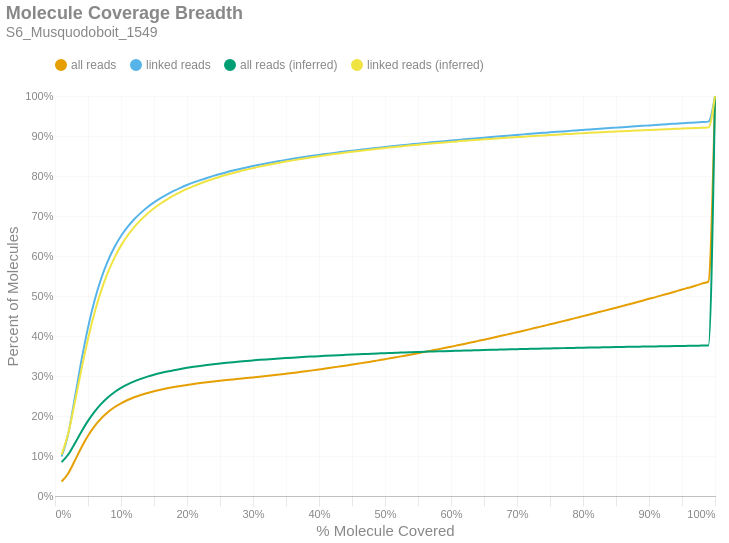

Notebook code for this chart:
### Markdown cell above
### Molecule Read Coverage
This chart shows molecule coverage breadth as computed by the number of bases aligned to that molecule. In other words, "*how much of each unique long molecule is actually sequenced/aligned?*" Keep in mind there is a distinction between sequences and alignments, since some sequences belonging to a particular molecule may not align well and wouldn't appear in the alignment data. This chart also shows molecule coverage breadth as computed by the *inferred fragment* from which the aligned sequences originate. Unlike read coverage, this calculation takes into account the total insert size, including unsequenced gaps between the forward and reverse reads. Like the previous figures, these are cumulative percents.

### Code cell
if SKIPLR:
    print_html(f"Skipped")
else:
    binned_df = consolidated_hist(valids['coverage_bp'], mask, 0.01, True)
    binned_df_inf = consolidated_hist(valids['coverage_inserts'], mask, 0.01, True)
    binned_df = binned_df.with_columns(pl.lit(binned_df_inf['all reads (cumsum)']).alias('all reads (inferred)'))
    binned_df = binned_df.with_columns(pl.lit(binned_df_inf['linked reads (cumsum)']).alias('linked reads (inferred)'))
    binned_df = binned_df.with_columns(
        (pl.col('bin').cast(pl.Float64) + 0.01).alias('right_edge')
    )

    with SafeRender(binned_df):
        (
            density_plot(binned_df, 'Molecule Coverage Breadth', samplename, 'molcov', ['all reads (inferred)','linked reads (inferred)'])
            .encode(
                #x=alt.X('bin:Q', title="% Molecule Covered").axis(format = '%').scale(padding=0),
                x=alt.X('right_edge:Q', title="% Molecule Covered").axis(format='%').scale(padding=0),
                y=alt.Y('value:Q', title='Percent of Molecules')
                    .axis(format='%')
                    .stack(False)
                    .scale(domainMin=0, padding=0),
                color=alt.Color("key:N").scale(domain = ["all reads", "linked reads", "all reads (inferred)", "linked reads (inferred)"]),
                tooltip = [
                    alt.Tooltip("key:N", title = "Data Type"),
                    alt.Tooltip("range_label:N", title="% Molecule Covered"),
                    alt.Tooltip("value:Q", format = ".2%", title="% Molecules")
                ]
            )
        ).display()

### Figure 1 — Vega-Lite specification as saved in the notebook (floating-point values rounded to 4 significant figures)
{"width": "container", "height": 400, "config": {"title": {"anchor": "start", "dy": -15, "fontSize": 18, "color": "#888888", "subtitleColor": "#888888", "subtitleFontSize": 14}, "arc": {"fill": "#0072B2"}, "axis": {"domainColor": "#888888", "domainWidth": 0.5, "gridWidth": 0.2, "grid": false, "titleFontWeight": 400, "titleFontSize": 15, "labelFontSize": 11, "labelColor": "#888888", "tickColor": "#888888", "tickWidth": 0.2, "titleColor": "#888888"}, "axisBand": {"grid": false}, "axisX": {"grid": true, "tickSize": 10, "domainCap": "round"}, "axisY": {"domain": false, "grid": true, "tickSize": 0, "domainCap": "round"}, "background": "transparent", "header": {"labelFontSize": 15, "labelColor": "#888888", "titleFontSize": 15, "titleFontWeight": 600, "titleColor": "#888888"}, "legend": {"labelFont": "sans-serif", "labelFontSize": 12, "labelColor": "#888888", "symbolSize": 100, "symbolType": "circle", "titleFontSize": 12, "titlePadding": 10, "titleColor": "#888888", "title": null, "orient": "top"}, "range": {"category": ["#E69F00", "#56B4E9", "#009E73", "#F0E442", "#0072B2", "#D55E00", "#CC79A7", "#000000"], "diverging": ["#cfe8f3", "#a2d4ec", "#73bfe2", "#46abdb", "#1696d2", "#12719e"]}, "area": {"fill": "#0072B2", "fillOpacity": 0.7, "line": true, "strokeOpacity": 0.7}, "line": {"color": "#0072B2", "stroke": "#0072B2", "strokeWidth": 2}, "trail": {"color": "#0072B2", "stroke": "#0072B2", "strokeWidth": 0, "size": 1}, "point": {"filled": true, "fillOpacity": 1.0, "size": 95}, "text": {"color": "#888888", "fontSize": 11, "align": "right", "fontWeight": 400, "size": 11}, "bar": {"fill": "#0072B2", "stroke": null}, "view": {"stroke": null, "continuousWidth": 660, "continuousHeight": 400}}, "data": {"name": "data-42227e35724d557f4cd9077f812ba438"}, "mark": {"type": "line", "interpolate": "monotone", "point": {"opacity": 0, "size": 275}}, "encoding": {"color": {"field": "key", "scale": {"domain": ["all reads", "linked reads", "all reads (inferred)", "linked reads (inferred)"]}, "type": "nominal"}, "tooltip": [{"field": "key", "title": "Data Type", "type": "nominal"}, {"field": "range_label", "title": "% Molecule Covered", "type": "nominal"}, {"field": "value", "format": ".2%", "title": "% Molecules", "type": "quantitative"}], "x": {"axis": {"format": "%"}, "field": "right_edge", "scale": {"padding": 0}, "title": "% Molecule Covered", "type": "quantitative"}, "y": {"axis": {"format": "%"}, "field": "value", "scale": {"domainMin": 0, "padding": 0}, "stack": false, "title": "Percent of Molecules", "type": "quantitative"}}, "params": [{"name": "param_c36ac31b6afebe62", "select": {"type": "point", "fields": ["key"]}, "bind": "legend"}], "title": {"text": "Molecule Coverage Breadth", "subtitle": "S6_Musquodoboit_1549"}, "transform": [{"fold": ["all reads (cumsum)", "linked reads (cumsum)", "all reads (inferred)", "linked reads (inferred)"]}, {"calculate": "replace(datum.key, ' (cumsum)', '')", "as": "key"}, {"filter": {"param": "param_c36ac31b6afebe62"}}], "usermeta": {"embedOptions": {"downloadFileName": "S6_Musquodoboit_1549.molcov"}}, "$schema": "https://vega.github.io/schema/vega-lite/v6.1.0.json", "datasets": {"data-42227e35724d557f4cd9077f812ba438": [{"bin": "0.0", "interval": "0.0-0.01", "all reads": 0.0361, "linked reads": 0.09874, "all reads (cumsum)": 0.0361, "linked reads (cumsum)": 0.09874, "range_label": "0.0-0.01", "all reads (inferred)": 0.08469, "linked reads (inferred)": 0.1031, "right_edge": 0.01}, {"bin": "0.01", "interval": "0.01-0.02", "all reads": 0.02029, "linked reads": 0.05639, "all reads (cumsum)": 0.05638, "linked reads (cumsum)": 0.1551, "range_label": "0.01-0.02", "all reads (inferred)": 0.1038, "linked reads (inferred)": 0.1561, "right_edge": 0.02}, {"bin": "0.02", "interval": "0.02-0.03", "all reads": 0.03181, "linked reads": 0.08939, "all reads (cumsum)": 0.08819, "linked reads (cumsum)": 0.2445, "range_label": "0.02-0.03", "all reads (inferred)": 0.1315, "linked reads (inferred)": 0.2339, "right_edge": 0.03}, {"bin": "0.03", "interval": "0.03-0.04", "all reads": 0.03322, "linked reads": 0.09363, "all reads (cumsum)": 0.1214, "linked reads (cumsum)": 0.3382, "range_label": "0.03-0.04", "all reads (inferred)": 0.1608, "linked reads (inferred)": 0.3165, "right_edge": 0.04}, {"bin": "0.04", "interval": "0.04-0.05", "all reads": 0.0293, "linked reads": 0.08273, "all reads (cumsum)": 0.1507, "linked reads (cumsum)": 0.4209, "range_label": "0.04-0.05", "all reads (inferred)": 0.1877, "linked reads (inferred)": 0.3927, "right_edge": 0.05}, {"bin": "0.05", "interval": "0.05-0.06", "all reads": 0.02417, "linked reads": 0.06824, "all reads (cumsum)": 0.1749, "linked reads (cumsum)": 0.4891, "range_label": "0.05-0.06", "all reads (inferred)": 0.211, "linked reads (inferred)": 0.4586, "right_edge": 0.06}, {"bin": "0.06", "interval": "0.06-0.07", "all reads": 0.01932, "linked reads": 0.05456, "all reads (cumsum)": 0.1942, "linked reads (cumsum)": 0.5437, "range_label": "0.06-0.07", "all reads (inferred)": 0.2304, "linked reads (inferred)": 0.5134, "right_edge": 0.07}, {"bin": "0.07", "interval": "0.07-0.08", "all reads": 0.01539, "linked reads": 0.04343, "all reads (cumsum)": 0.2096, "linked reads (cumsum)": 0.5871, "range_label": "0.07-0.08", "all reads (inferred)": 0.2462, "linked reads (inferred)": 0.5583, "right_edge": 0.08}, {"bin": "0.08", "interval": "0.08-0.09", "all reads": 0.01227, "linked reads": 0.0346, "all reads (cumsum)": 0.2219, "linked reads (cumsum)": 0.6217, "range_label": "0.08-0.09", "all reads (inferred)": 0.2593, "linked reads (inferred)": 0.5954, "right_edge": 0.09}, {"bin": "0.09", "interval": "0.09-0.1", "all reads": 0.009992, "linked reads": 0.0281, "all reads (cumsum)": 0.2319, "linked reads (cumsum)": 0.6498, "range_label": "0.09-0.1", "all reads (inferred)": 0.2702, "linked reads (inferred)": 0.626, "right_edge": 0.1}, {"bin": "0.1", "interval": "0.1-0.11", "all reads": 0.008164, "linked reads": 0.02293, "all reads (cumsum)": 0.24, "linked reads (cumsum)": 0.6727, "range_label": "0.1-0.11", "all reads (inferred)": 0.2791, "linked reads (inferred)": 0.6511, "right_edge": 0.11}, {"bin": "0.11", "interval": "0.11-0.12", "all reads": 0.006797, "linked reads": 0.01905, "all reads (cumsum)": 0.2468, "linked reads (cumsum)": 0.6918, "range_label": "0.11-0.12", "all reads (inferred)": 0.2866, "linked reads (inferred)": 0.6723, "right_edge": 0.12}, {"bin": "0.12", "interval": "0.12-0.13", "all reads": 0.005736, "linked reads": 0.01606, "all reads (cumsum)": 0.2526, "linked reads (cumsum)": 0.7078, "range_label": "0.12-0.13", "all reads (inferred)": 0.2929, "linked reads (inferred)": 0.6903, "right_edge": 0.13}, {"bin": "0.13", "interval": "0.13-0.14", "all reads": 0.005019, "linked reads": 0.01405, "all reads (cumsum)": 0.2576, "linked reads (cumsum)": 0.7219, "range_label": "0.13-0.14", "all reads (inferred)": 0.2984, "linked reads (inferred)": 0.7057, "right_edge": 0.14}, {"bin": "0.14", "interval": "0.14-0.15", "all reads": 0.004346, "linked reads": 0.01213, "all reads (cumsum)": 0.2619, "linked reads (cumsum)": 0.734, "range_label": "0.14-0.15", "all reads (inferred)": 0.3032, "linked reads (inferred)": 0.7193, "right_edge": 0.15}, {"bin": "0.15", "interval": "0.15-0.16", "all reads": 0.003846, "linked reads": 0.0107, "all reads (cumsum)": 0.2658, "linked reads (cumsum)": 0.7447, "range_label": "0.15-0.16", "all reads (inferred)": 0.3075, "linked reads (inferred)": 0.7312, "right_edge": 0.16}, {"bin": "0.16", "interval": "0.16-0.17", "all reads": 0.003422, "linked reads": 0.009502, "all reads (cumsum)": 0.2692, "linked reads (cumsum)": 0.7542, "range_label": "0.16-0.17", "all reads (inferred)": 0.3112, "linked reads (inferred)": 0.7417, "right_edge": 0.17}, {"bin": "0.17", "interval": "0.17-0.18", "all reads": 0.003104, "linked reads": 0.00854, "all reads (cumsum)": 0.2723, "linked reads (cumsum)": 0.7628, "range_label": "0.17-0.18", "all reads (inferred)": 0.3146, "linked reads (inferred)": 0.7513, "right_edge": 0.18}, {"bin": "0.18", "interval": "0.18-0.19", "all reads": 0.002814, "linked reads": 0.007715, "all reads (cumsum)": 0.2751, "linked reads (cumsum)": 0.7705, "range_label": "0.18-0.19", "all reads (inferred)": 0.3176, "linked reads (inferred)": 0.7598, "right_edge": 0.19}, {"bin": "0.19", "interval": "0.19-0.2", "all reads": 0.002605, "linked reads": 0.007099, "all reads (cumsum)": 0.2777, "linked reads (cumsum)": 0.7776, "range_label": "0.19-0.2", "all reads (inferred)": 0.3204, "linked reads (inferred)": 0.7677, "right_edge": 0.2}, {"bin": "0.2", "interval": "0.2-0.21", "all reads": 0.002366, "linked reads": 0.0064, "all reads (cumsum)": 0.2801, "linked reads (cumsum)": 0.784, "range_label": "0.2-0.21", "all reads (inferred)": 0.323, "linked reads (inferred)": 0.7748, "right_edge": 0.21}, {"bin": "0.21", "interval": "0.21-0.22", "all reads": 0.002162, "linked reads": 0.005809, "all reads (cumsum)": 0.2823, "linked reads (cumsum)": 0.7898, "range_label": "0.21-0.22", "all reads (inferred)": 0.3253, "linked reads (inferred)": 0.7813, "right_edge": 0.22}, {"bin": "0.22", "interval": "0.22-0.23", "all reads": 0.002034, "linked reads": 0.00539, "all reads (cumsum)": 0.2843, "linked reads (cumsum)": 0.7952, "range_label": "0.22-0.23", "all reads (inferred)": 0.3274, "linked reads (inferred)": 0.7874, "right_edge": 0.23}, {"bin": "0.23", "interval": "0.23-0.24", "all reads": 0.001936, "linked reads": 0.005081, "all reads (cumsum)": 0.2862, "linked reads (cumsum)": 0.8002, "range_label": "0.23-0.24", "all reads (inferred)": 0.3294, "linked reads (inferred)": 0.793, "right_edge": 0.24}, {"bin": "0.24", "interval": "0.24-0.25", "all reads": 0.001864, "linked reads": 0.004855, "all reads (cumsum)": 0.2881, "linked reads (cumsum)": 0.8051, "range_label": "0.24-0.25", "all reads (inferred)": 0.3313, "linked reads (inferred)": 0.7982, "right_edge": 0.25}, {"bin": "0.25", "interval": "0.25-0.26", "all reads": 0.001736, "linked reads": 0.004458, "all reads (cumsum)": 0.2898, "linked reads (cumsum)": 0.8096, "range_label": "0.25-0.26", "all reads (inferred)": 0.333, "linked reads (inferred)": 0.803, "right_edge": 0.26}, {"bin": "0.26", "interval": "0.26-0.27", "all reads": 0.001645, "linked reads": 0.004134, "all reads (cumsum)": 0.2915, "linked reads (cumsum)": 0.8137, "range_label": "0.26-0.27", "all reads (inferred)": 0.3346, "linked reads (inferred)": 0.8076, "right_edge": 0.27}, {"bin": "0.27", "interval": "0.27-0.28", "all reads": 0.001615, "linked reads": 0.003885, "all reads (cumsum)": 0.2931, "linked reads (cumsum)": 0.8176, "range_label": "0.27-0.28", "all reads (inferred)": 0.3362, "linked reads (inferred)": 0.8119, "right_edge": 0.28}, {"bin": "0.28", "interval": "0.28-0.29", "all reads": 0.001652, "linked reads": 0.003688, "all reads (cumsum)": 0.2947, "linked reads (cumsum)": 0.8213, "range_label": "0.28-0.29", "all reads (inferred)": 0.3376, "linked reads (inferred)": 0.8159, "right_edge": 0.29}, {"bin": "0.29", "interval": "0.29-0.3", "all reads": 0.001703, "linked reads": 0.003545, "all reads (cumsum)": 0.2964, "linked reads (cumsum)": 0.8248, "range_label": "0.29-0.3", "all reads (inferred)": 0.339, "linked reads (inferred)": 0.8198, "right_edge": 0.3}, {"bin": "0.3", "interval": "0.3-0.31", "all reads": 0.001726, "linked reads": 0.003326, "all reads (cumsum)": 0.2982, "linked reads (cumsum)": 0.8281, "range_label": "0.3-0.31", "all reads (inferred)": 0.3403, "linked reads (inferred)": 0.8235, "right_edge": 0.31}, {"bin": "0.31", "interval": "0.31-0.32", "all reads": 0.001813, "linked reads": 0.00323, "all reads (cumsum)": 0.3, "linked reads (cumsum)": 0.8314, "range_label": "0.31-0.32", "all reads (inferred)": 0.3416, "linked reads (inferred)": 0.8269, "right_edge": 0.32}, {"bin": "0.32", "interval": "0.32-0.33", "all reads": 0.001872, "linked reads": 0.003141, "all reads (cumsum)": 0.3018, "linked reads (cumsum)": 0.8345, "range_label": "0.32-0.33", "all reads (inferred)": 0.3427, "linked reads (inferred)": 0.8302, "right_edge": 0.33}, {"bin": "0.33", "interval": "0.33-0.34", "all reads": 0.001878, "linked reads": 0.002916, "all reads (cumsum)": 0.3037, "linked reads (cumsum)": 0.8374, "range_label": "0.33-0.34", "all reads (inferred)": 0.3438, "linked reads (inferred)": 0.8332, "right_edge": 0.34}, {"bin": "0.34", "interval": "0.34-0.35", "all reads": 0.001978, "linked reads": 0.002852, "all reads (cumsum)": 0.3057, "linked reads (cumsum)": 0.8403, "range_label": "0.34-0.35", "all reads (inferred)": 0.3449, "linked reads (inferred)": 0.8362, "right_edge": 0.35}, {"bin": "0.35", "interval": "0.35-0.36", "all reads": 0.002, "linked reads": 0.002676, "all reads (cumsum)": 0.3077, "linked reads (cumsum)": 0.843, "range_label": "0.35-0.36", "all reads (inferred)": 0.3459, "linked reads (inferred)": 0.8391, "right_edge": 0.36}, {"bin": "0.36", "interval": "0.36-0.37", "all reads": 0.002082, "linked reads": 0.002538, "all reads (cumsum)": 0.3098, "linked reads (cumsum)": 0.8455, "range_label": "0.36-0.37", "all reads (inferred)": 0.3469, "linked reads (inferred)": 0.8418, "right_edge": 0.37}, {"bin": "0.37", "interval": "0.37-0.38", "all reads": 0.002114, "linked reads": 0.002519, "all reads (cumsum)": 0.3119, "linked reads (cumsum)": 0.848, "range_label": "0.37-0.38", "all reads (inferred)": 0.3479, "linked reads (inferred)": 0.8445, "right_edge": 0.38}, {"bin": "0.38", "interval": "0.38-0.39", "all reads": 0.002176, "linked reads": 0.002388, "all reads (cumsum)": 0.3141, "linked reads (cumsum)": 0.8504, "range_label": "0.38-0.39", "all reads (inferred)": 0.3488, "linked reads (inferred)": 0.847, "right_edge": 0.39}, {"bin": "0.39", "interval": "0.39-0.4", "all reads": 0.002281, "linked reads": 0.002373, "all reads (cumsum)": 0.3164, "linked reads (cumsum)": 0.8528, "range_label": "0.39-0.4", "all reads (inferred)": 0.3497, "linked reads (inferred)": 0.8494, "right_edge": 0.4}, {"bin": "0.4", "interval": "0.4-0.41", "all reads": 0.002287, "linked reads": 0.002202, "all reads (cumsum)": 0.3186, "linked reads (cumsum)": 0.855, "range_label": "0.4-0.41", "all reads (inferred)": 0.3505, "linked reads (inferred)": 0.8518, "right_edge": 0.41}, {"bin": "0.41", "interval": "0.41-0.42", "all reads": 0.002361, "linked reads": 0.002231, "all reads (cumsum)": 0.321, "linked reads (cumsum)": 0.8572, "range_label": "0.41-0.42", "all reads (inferred)": 0.3513, "linked reads (inferred)": 0.8541, "right_edge": 0.42}, {"bin": "0.42", "interval": "0.42-0.43", "all reads": 0.00243, "linked reads": 0.002072, "all reads (cumsum)": 0.3234, "linked reads (cumsum)": 0.8593, "range_label": "0.42-0.43", "all reads (inferred)": 0.3521, "linked reads (inferred)": 0.8563, "right_edge": 0.43}, {"bin": "0.43", "interval": "0.43-0.44", "all reads": 0.002476, "linked reads": 0.002028, "all reads (cumsum)": 0.3259, "linked reads (cumsum)": 0.8613, "range_label": "0.43-0.44", "all reads (inferred)": 0.3529, "linked reads (inferred)": 0.8585, "right_edge": 0.44}, {"bin": "0.44", "interval": "0.44-0.45", "all reads": 0.00257, "linked reads": 0.002012, "all reads (cumsum)": 0.3285, "linked reads (cumsum)": 0.8633, "range_label": "0.44-0.45", "all reads (inferred)": 0.3537, "linked reads (inferred)": 0.8606, "right_edge": 0.45}, {"bin": "0.45", "interval": "0.45-0.46", "all reads": 0.002566, "linked reads": 0.001916, "all reads (cumsum)": 0.331, "linked reads (cumsum)": 0.8652, "range_label": "0.45-0.46", "all reads (inferred)": 0.3544, "linked reads (inferred)": 0.8626, "right_edge": 0.46}, {"bin": "0.46", "interval": "0.46-0.47", "all reads": 0.002605, "linked reads": 0.001813, "all reads (cumsum)": 0.3336, "linked reads (cumsum)": 0.867, "range_label": "0.46-0.47", "all reads (inferred)": 0.3551, "linked reads (inferred)": 0.8645, "right_edge": 0.47}, {"bin": "0.47", "interval": "0.47-0.48", "all reads": 0.00275, "linked reads": 0.001893, "all reads (cumsum)": 0.3364, "linked reads (cumsum)": 0.8689, "range_label": "0.47-0.48", "all reads (inferred)": 0.3558, "linked reads (inferred)": 0.8664, "right_edge": 0.48}, {"bin": "0.48", "interval": "0.48-0.49", "all reads": 0.002691, "linked reads": 0.001799, "all reads (cumsum)": 0.3391, "linked reads (cumsum)": 0.8707, "range_label": "0.48-0.49", "all reads (inferred)": 0.3565, "linked reads (inferred)": 0.8683, "right_edge": 0.49}, {"bin": "0.49", "interval": "0.49-0.5", "all reads": 0.003021, "linked reads": 0.00185, "all reads (cumsum)": 0.3421, "linked reads (cumsum)": 0.8726, "range_label": "0.49-0.5", "all reads (inferred)": 0.3571, "linked reads (inferred)": 0.8701, "right_edge": 0.5}, {"bin": "0.5", "interval": "0.5-0.51", "all reads": 0.002642, "linked reads": 0.0017, "all reads (cumsum)": 0.3448, "linked reads (cumsum)": 0.8743, "range_label": "0.5-0.51", "all reads (inferred)": 0.3577, "linked reads (inferred)": 0.8718, "right_edge": 0.51}, {"bin": "0.51", "interval": "0.51-0.52", "all reads": 0.00303, "linked reads": 0.001711, "all reads (cumsum)": 0.3478, "linked reads (cumsum)": 0.876, "range_label": "0.51-0.52", "all reads (inferred)": 0.3583, "linked reads (inferred)": 0.8735, "right_edge": 0.52}, {"bin": "0.52", "interval": "0.52-0.53", "all reads": 0.002977, "linked reads": 0.001687, "all reads (cumsum)": 0.3508, "linked reads (cumsum)": 0.8777, "range_label": "0.52-0.53", "all reads (inferred)": 0.3589, "linked reads (inferred)": 0.8751, "right_edge": 0.53}, {"bin": "0.53", "interval": "0.53-0.54", "all reads": 0.003084, "linked reads": 0.00163, "all reads (cumsum)": 0.3538, "linked reads (cumsum)": 0.8793, "range_label": "0.53-0.54", "all reads (inferred)": 0.3595, "linked reads (inferred)": 0.8766, "right_edge": 0.54}, {"bin": "0.54", "interval": "0.54-0.55", "all reads": 0.003052, "linked reads": 0.001625, "all reads (cumsum)": 0.3569, "linked reads (cumsum)": 0.8809, "range_label": "0.54-0.55", "all reads (inferred)": 0.3601, "linked reads (inferred)": 0.8782, "right_edge": 0.55}, {"bin": "0.55", "interval": "0.55-0.56", "all reads": 0.0032, "linked reads": 0.001584, "all reads (cumsum)": 0.3601, "linked reads (cumsum)": 0.8825, "range_label": "0.55-0.56", "all reads (inferred)": 0.3606, "linked reads (inferred)": 0.8797, "right_edge": 0.56}, {"bin": "0.56", "interval": "0.56-0.57", "all reads": 0.003254, "linked reads": 0.001561, "all reads (cumsum)": 0.3633, "linked reads (cumsum)": 0.8841, "range_label": "0.56-0.57", "all reads (inferred)": 0.3611, "linked reads (inferred)": 0.8811, "right_edge": 0.57}, {"bin": "0.57", "interval": "0.57-0.58", "all reads": 0.003218, "linked reads": 0.001506, "all reads (cumsum)": 0.3666, "linked reads (cumsum)": 0.8856, "range_label": "0.57-0.58", "all reads (inferred)": 0.3617, "linked reads (inferred)": 0.8826, "right_edge": 0.58}, {"bin": "0.58", "interval": "0.58-0.59", "all reads": 0.003296, "linked reads": 0.001531, "all reads (cumsum)": 0.3699, "linked reads (cumsum)": 0.8871, "range_label": "0.58-0.59", "all reads (inferred)": 0.3622, "linked reads (inferred)": 0.884, "right_edge": 0.59}, {"bin": "0.59", "interval": "0.59-0.6", "all reads": 0.003425, "linked reads": 0.001506, "all reads (cumsum)": 0.3733, "linked reads (cumsum)": 0.8886, "range_label": "0.59-0.6", "all reads (inferred)": 0.3627, "linked reads (inferred)": 0.8853, "right_edge": 0.6}, {"bin": "0.6", "interval": "0.6-0.61", "all reads": 0.003327, "linked reads": 0.001468, "all reads (cumsum)": 0.3766, "linked reads (cumsum)": 0.8901, "range_label": "0.6-0.61", "all reads (inferred)": 0.3631, "linked reads (inferred)": 0.8866, "right_edge": 0.61}, {"bin": "0.61", "interval": "0.61-0.62", "all reads": 0.003546, "linked reads": 0.001505, "all reads (cumsum)": 0.3802, "linked reads (cumsum)": 0.8916, "range_label": "0.61-0.62", "all reads (inferred)": 0.3636, "linked reads (inferred)": 0.8878, "right_edge": 0.62}, {"bin": "0.62", "interval": "0.62-0.63", "all reads": 0.003515, "linked reads": 0.001454, "all reads (cumsum)": 0.3837, "linked reads (cumsum)": 0.8931, "range_label": "0.62-0.63", "all reads (inferred)": 0.3641, "linked reads (inferred)": 0.8891, "right_edge": 0.63}, {"bin": "0.63", "interval": "0.63-0.64", "all reads": 0.003564, "linked reads": 0.001382, "all reads (cumsum)": 0.3872, "linked reads (cumsum)": 0.8944, "range_label": "0.63-0.64", "all reads (inferred)": 0.3645, "linked reads (inferred)": 0.8903, "right_edge": 0.64}, {"bin": "0.64", "interval": "0.64-0.65", "all reads": 0.003549, "linked reads": 0.001416, "all reads (cumsum)": 0.3908, "linked reads (cumsum)": 0.8959, "range_label": "0.64-0.65", "all reads (inferred)": 0.365, "linked reads (inferred)": 0.8916, "right_edge": 0.65}, {"bin": "0.65", "interval": "0.65-0.66", "all reads": 0.003732, "linked reads": 0.001434, "all reads (cumsum)": 0.3945, "linked reads (cumsum)": 0.8973, "range_label": "0.65-0.66", "all reads (inferred)": 0.3654, "linked reads (inferred)": 0.8928, "right_edge": 0.66}, {"bin": "0.66", "interval": "0.66-0.67", "all reads": 0.003583, "linked reads": 0.001357, "all reads (cumsum)": 0.3981, "linked reads (cumsum)": 0.8986, "range_label": "0.66-0.67", "all reads (inferred)": 0.3658, "linked reads (inferred)": 0.8939, "right_edge": 0.67}, {"bin": "0.67", "interval": "0.67-0.68", "all reads": 0.003793, "linked reads": 0.001379, "all reads (cumsum)": 0.4019, "linked reads (cumsum)": 0.9, "range_label": "0.67-0.68", "all reads (inferred)": 0.3663, "linked reads (inferred)": 0.8951, "right_edge": 0.68}, {"bin": "0.68", "interval": "0.68-0.69", "all reads": 0.003743, "linked reads": 0.001359, "all reads (cumsum)": 0.4056, "linked reads (cumsum)": 0.9014, "range_label": "0.68-0.69", "all reads (inferred)": 0.3667, "linked reads (inferred)": 0.8962, "right_edge": 0.69}, {"bin": "0.69", "interval": "0.69-0.7", "all reads": 0.003873, "linked reads": 0.001345, "all reads (cumsum)": 0.4095, "linked reads (cumsum)": 0.9027, "range_label": "0.69-0.7", "all reads (inferred)": 0.3671, "linked reads (inferred)": 0.8973, "right_edge": 0.7}, {"bin": "0.7", "interval": "0.7-0.71", "all reads": 0.0038, "linked reads": 0.001338, "all reads (cumsum)": 0.4133, "linked reads (cumsum)": 0.9041, "range_label": "0.7-0.71", "all reads (inferred)": 0.3675, "linked reads (inferred)": 0.8983, "right_edge": 0.71}, {"bin": "0.71", "interval": "0.71-0.72", "all reads": 0.003871, "linked reads": 0.00127, "all reads (cumsum)": 0.4172, "linked reads (cumsum)": 0.9053, "range_label": "0.71-0.72", "all reads (inferred)": 0.3679, "linked reads (inferred)": 0.8994, "right_edge": 0.72}, {"bin": "0.72", "interval": "0.72-0.73", "all reads": 0.003979, "linked reads": 0.001236, "all reads (cumsum)": 0.4212, "linked reads (cumsum)": 0.9066, "range_label": "0.72-0.73", "all reads (inferred)": 0.3682, "linked reads (inferred)": 0.9004, "right_edge": 0.73}, {"bin": "0.73", "interval": "0.73-0.74", "all reads": 0.003883, "linked reads": 0.001264, "all reads (cumsum)": 0.425, "linked reads (cumsum)": 0.9078, "range_label": "0.73-0.74", "all reads (inferred)": 0.3686, "linked reads (inferred)": 0.9014, "right_edge": 0.74}, {"bin": "0.74", "interval": "0.74-0.75", "all reads": 0.004154, "linked reads": 0.001319, "all reads (cumsum)": 0.4292, "linked reads (cumsum)": 0.9092, "range_label": "0.74-0.75", "all reads (inferred)": 0.369, "linked reads (inferred)": 0.9024, "right_edge": 0.75}, {"bin": "0.75", "interval": "0.75-0.76", "all reads": 0.003955, "linked reads": 0.001179, "all reads (cumsum)": 0.4332, "linked reads (cumsum)": 0.9103, "range_label": "0.75-0.76", "all reads (inferred)": 0.3693, "linked reads (inferred)": 0.9034, "right_edge": 0.76}, {"bin": "0.76", "interval": "0.76-0.77", "all reads": 0.00404, "linked reads": 0.001216, "all reads (cumsum)": 0.4372, "linked reads (cumsum)": 0.9115, "range_label": "0.76-0.77", "all reads (inferred)": 0.3697, "linked reads (inferred)": 0.9043, "right_edge": 0.77}, {"bin": "0.77", "interval": "0.77-0.78", "all reads": 0.004113, "linked reads": 0.001264, "all reads (cumsum)": 0.4413, "linked reads (cumsum)": 0.9128, "range_label": "0.77-0.78", "all reads (inferred)": 0.37, "linked reads (inferred)": 0.9053, "right_edge": 0.78}, {"bin": "0.78", "interval": "0.78-0.79", "all reads": 0.004078, "linked reads": 0.001153, "all reads (cumsum)": 0.4454, "linked reads (cumsum)": 0.914, "range_label": "0.78-0.79", "all reads (inferred)": 0.3704, "linked reads (inferred)": 0.9062, "right_edge": 0.79}, {"bin": "0.79", "interval": "0.79-0.8", "all reads": 0.004292, "linked reads": 0.001182, "all reads (cumsum)": 0.4497, "linked reads (cumsum)": 0.9151, "range_label": "0.79-0.8", "all reads (inferred)": 0.3707, "linked reads (inferred)": 0.9071, "right_edge": 0.8}, {"bin": "0.8", "interval": "0.8-0.81", "all reads": 0.004055, "linked reads": 0.001179, "all reads (cumsum)": 0.4537, "linked reads (cumsum)": 0.9163, "range_label": "0.8-0.81", "all reads (inferred)": 0.3711, "linked reads (inferred)": 0.9079, "right_edge": 0.81}, {"bin": "0.81", "interval": "0.81-0.82", "all reads": 0.004189, "linked reads": 0.00113, "all reads (cumsum)": 0.4579, "linked reads (cumsum)": 0.9175, "range_label": "0.81-0.82", "all reads (inferred)": 0.3714, "linked reads (inferred)": 0.9088, "right_edge": 0.82}, {"bin": "0.82", "interval": "0.82-0.83", "all reads": 0.004331, "linked reads": 0.0012, "all reads (cumsum)": 0.4623, "linked reads (cumsum)": 0.9187, "range_label": "0.82-0.83", "all reads (inferred)": 0.3717, "linked reads (inferred)": 0.9096, "right_edge": 0.83}, {"bin": "0.83", "interval": "0.83-0.84", "all reads": 0.004286, "linked reads": 0.001157, "all reads (cumsum)": 0.4665, "linked reads (cumsum)": 0.9198, "range_label": "0.83-0.84", "all reads (inferred)": 0.372, "linked reads (inferred)": 0.9104, "right_edge": 0.84}, {"bin": "0.84", "interval": "0.84-0.85", "all reads": 0.004266, "linked reads": 0.001123, "all reads (cumsum)": 0.4708, "linked reads (cumsum)": 0.9209, "range_label": "0.84-0.85", "all reads (inferred)": 0.3723, "linked reads (inferred)": 0.9112, "right_edge": 0.85}, {"bin": "0.85", "interval": "0.85-0.86", "all reads": 0.004339, "linked reads": 0.001137, "all reads (cumsum)": 0.4751, "linked reads (cumsum)": 0.9221, "range_label": "0.85-0.86", "all reads (inferred)": 0.3726, "linked reads (inferred)": 0.9121, "right_edge": 0.86}, {"bin": "0.86", "interval": "0.86-0.87", "all reads": 0.004307, "linked reads": 0.001091, "all reads (cumsum)": 0.4794, "linked reads (cumsum)": 0.9232, "range_label": "0.86-0.87", "all reads (inferred)": 0.3729, "linked reads (inferred)": 0.9128, "right_edge": 0.87}, {"bin": "0.87", "interval": "0.87-0.88", "all reads": 0.004456, "linked reads": 0.001139, "all reads (cumsum)": 0.4839, "linked reads (cumsum)": 0.9243, "range_label": "0.87-0.88", "all reads (inferred)": 0.3732, "linked reads (inferred)": 0.9135, "right_edge": 0.88}, {"bin": "0.88", "interval": "0.88-0.89", "all reads": 0.004411, "linked reads": 0.001048, "all reads (cumsum)": 0.4883, "linked reads (cumsum)": 0.9254, "range_label": "0.88-0.89", "all reads (inferred)": 0.3735, "linked reads (inferred)": 0.9143, "right_edge": 0.89}, {"bin": "0.89", "interval": "0.89-0.9", "all reads": 0.004604, "linked reads": 0.00115, "all reads (cumsum)": 0.4929, "linked reads (cumsum)": 0.9265, "range_label": "0.89-0.9", "all reads (inferred)": 0.3737, "linked reads (inferred)": 0.9151, "right_edge": 0.9}, {"bin": "0.9", "interval": "0.9-0.91", "all reads": 0.004304, "linked reads": 0.001052, "all reads (cumsum)": 0.4972, "linked reads (cumsum)": 0.9276, "range_label": "0.9-0.91", "all reads (inferred)": 0.374, "linked reads (inferred)": 0.9158, "right_edge": 0.91}, {"bin": "0.91", "interval": "0.91-0.92", "all reads": 0.00492, "linked reads": 0.001125, "all reads (cumsum)": 0.5021, "linked reads (cumsum)": 0.9287, "range_label": "0.91-0.92", "all reads (inferred)": 0.3743, "linked reads (inferred)": 0.9165, "right_edge": 0.92}, {"bin": "0.92", "interval": "0.92-0.93", "all reads": 0.004272, "linked reads": 0.001078, "all reads (cumsum)": 0.5064, "linked reads (cumsum)": 0.9298, "range_label": "0.92-0.93", "all reads (inferred)": 0.3746, "linked reads (inferred)": 0.9172, "right_edge": 0.93}, {"bin": "0.93", "interval": "0.93-0.94", "all reads": 0.004709, "linked reads": 0.001061, "all reads (cumsum)": 0.5111, "linked reads (cumsum)": 0.9308, "range_label": "0.93-0.94", "all reads (inferred)": 0.3748, "linked reads (inferred)": 0.9179, "right_edge": 0.94}, {"bin": "0.94", "interval": "0.94-0.95", "all reads": 0.005111, "linked reads": 0.001069, "all reads (cumsum)": 0.5162, "linked reads (cumsum)": 0.9319, "range_label": "0.94-0.95", "all reads (inferred)": 0.3751, "linked reads (inferred)": 0.9186, "right_edge": 0.95}, {"bin": "0.95", "interval": "0.95-0.96", "all reads": 0.004311, "linked reads": 0.001039, "all reads (cumsum)": 0.5205, "linked reads (cumsum)": 0.9329, "range_label": "0.95-0.96", "all reads (inferred)": 0.3754, "linked reads (inferred)": 0.9193, "right_edge": 0.96}, {"bin": "0.96", "interval": "0.96-0.97", "all reads": 0.005003, "linked reads": 0.0009405, "all reads (cumsum)": 0.5256, "linked reads (cumsum)": 0.9339, "range_label": "0.96-0.97", "all reads (inferred)": 0.3758, "linked reads (inferred)": 0.92, "right_edge": 0.97}, {"bin": "0.97", "interval": "0.97-0.98", "all reads": 0.005449, "linked reads": 0.00105, "all reads (cumsum)": 0.531, "linked reads (cumsum)": 0.9349, "range_label": "0.97-0.98", "all reads (inferred)": 0.3761, "linked reads (inferred)": 0.9207, "right_edge": 0.98}, {"bin": "0.98", "interval": "0.98-0.99", "all reads": 0.005166, "linked reads": 0.001036, "all reads (cumsum)": 0.5362, "linked reads (cumsum)": 0.936, "range_label": "0.98-0.99", "all reads (inferred)": 0.3764, "linked reads (inferred)": 0.9213, "right_edge": 0.99}, {"bin": "0.99", "interval": "0.99-1.0", "all reads": 0.4638, "linked reads": 0.06405, "all reads (cumsum)": 1.0, "linked reads (cumsum)": 1.0, "range_label": "0.99-1.0", "all reads (inferred)": 1.0, "linked reads (inferred)": 1.0, "right_edge": 1.0}]}}
